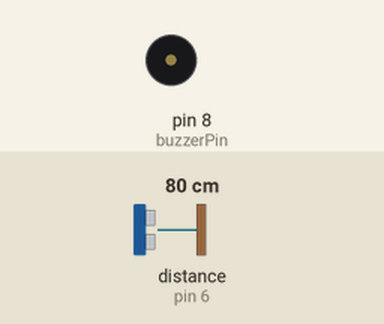
Recording of a sketch running on a simulated Arduino Uno, built with avr-gcc and run on an emulated ATmega328P. Shown: buzzer (waves = sounding). Wiring (inferred from the names in the program): ultrasonic range finder: trigger pin 7; echo pin 6. The test bench sets the inputs (shaded band); at power-on: distance to the obstacle (sensor on pin 6) 80 cm. The echo pulse lasts 58.3 µs per cm.

Above: at 1.2 s.
1.3 s: distance to the obstacle (sensor on pin 6) set to 2 cm
At 1.55 s:
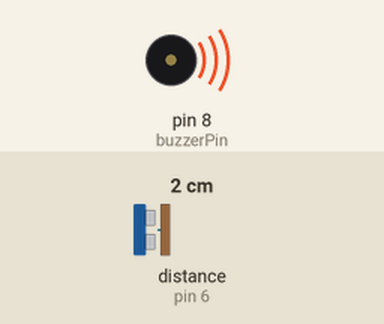
4.3 s: distance to the obstacle (sensor on pin 6) set to 4 cm
At 4.52 s:
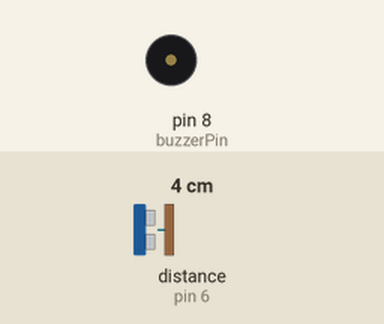
Timing chart, 0 to 13.3 s (numbered marks = the images above; inputs shaded):
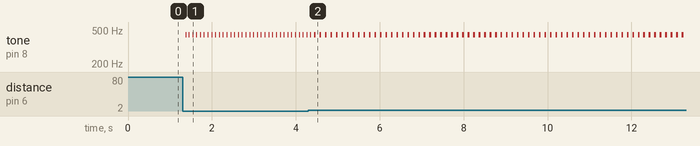

Measured:
- after the input at 1.3 s, tone on pin 8 (buzzerPin): alternates 440 Hz for 0.02 s and silent for 0.07 s, starting after 0.08 s
- after the input at 4.3 s, tone on pin 8 (buzzerPin): alternates 440 Hz for 0.04 s and silent for 0.09 s, starting after 0.27 s

The sketch:

ultrasonik_sens_r_ile_park_sens_r_.ino
```cpp
#define echoPin 6
#define trigPin 7
#define buzzerPin 8

int maximumRange = 50;
int minimumRange = 0;

void setup() {
pinMode(trigPin,OUTPUT);
pinMode(echoPin,INPUT);
pinMode(buzzerPin,OUTPUT);
}

void loop() {
  int olcum = mesafe(maximumRange,minimumRange);
  melodi(olcum*10);
}

int mesafe(int maxrange,int minrange){
  long duration,distance;

  digitalWrite(trigPin,LOW);
  delayMicroseconds(2);
  digitalWrite(trigPin,HIGH);
  delayMicroseconds(10);
  digitalWrite(trigPin,LOW);

  duration = pulseIn(echoPin,HIGH);
  distance = duration / 58.2;
  delay(50); //50 ms bekliyoruz.

  if(distance >= maxrange || distance <= minrange){
    return 0;
  }
  return distance;
}

int melodi(int dly){
  tone(buzzerPin,440);
  delay(dly);
  noTone(buzzerPin);
  delay(dly);
}
```
